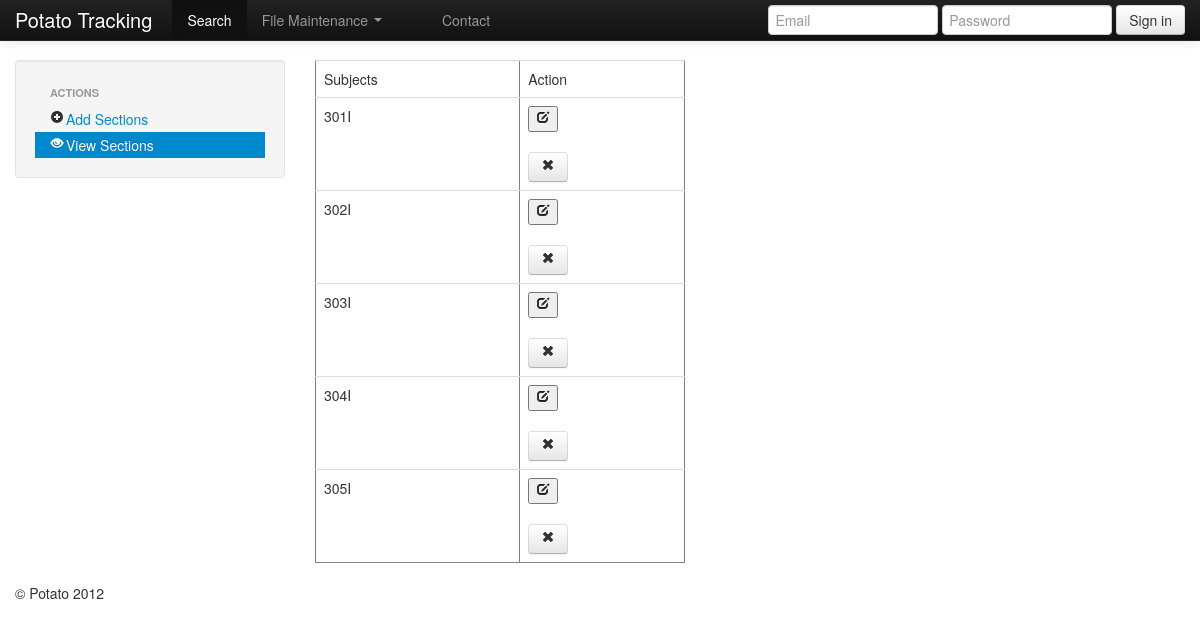
Page /admin/editedsubjects.php on the committed database.
### tables this page shows
CREATE TABLE IF NOT EXISTS `sections` (
  `id` varchar(10) NOT NULL,
  PRIMARY KEY (`id`)
);

### admin/editedsubjects.php (the view, shortened to what this page needs)
        <?php include("header.php");?>
<div class="row">
             <div class="span3">
          <div class="well sidebar-nav">
            <ul class="nav nav-list">
              <li class="nav-header">Actions</li>
              <li><a href="addsections.php"><i class=" icon-plus-sign"></i>Add Sections</a></li>
              <li class="active"><a href="sections.php"><i class="icon-eye-open"></i>View Sections</a></li>
            </ul>
          </div>
        </div>
                <div class="span4">
              <?php
                        $rSections=@mysql_query("select * from sections");
                                echo "<table class='table' border='1'>";
                                echo "<tr>";
                                echo "<td>Subjects </td>";
                               	echo "<td>Action</td>";
                                echo "</tr>";
                                while($row=mysql_fetch_array($rSections))
                                {
                                echo "<tr>";
                                echo "<td>$row[0]</td>";
                                echo "<td><form action='editusers.php' method='post'><input type='hidden' name='userid' value='$row[0]'><button type='submit'><i class='icon-edit'></i></button></form><a class='btn' href='#'><i class='icon-remove'></i></a></td>";
                                echo "</tr>";
                        }
                                        echo "</table>";
        ?>
            	</div>
     <?php include("footer.php");?>

### admin/header.php (style rules this page uses)
body { padding-top: 60px; padding-bottom: 40px; }

### rows in the picture
sections: id "301I"
sections: id "302I"
sections: id "303I"
sections: id "304I"
sections: id "305I"
